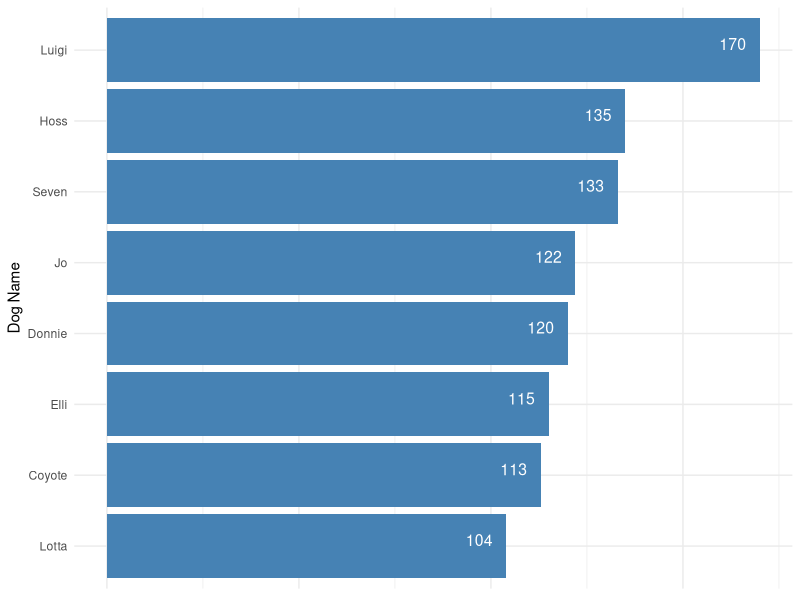
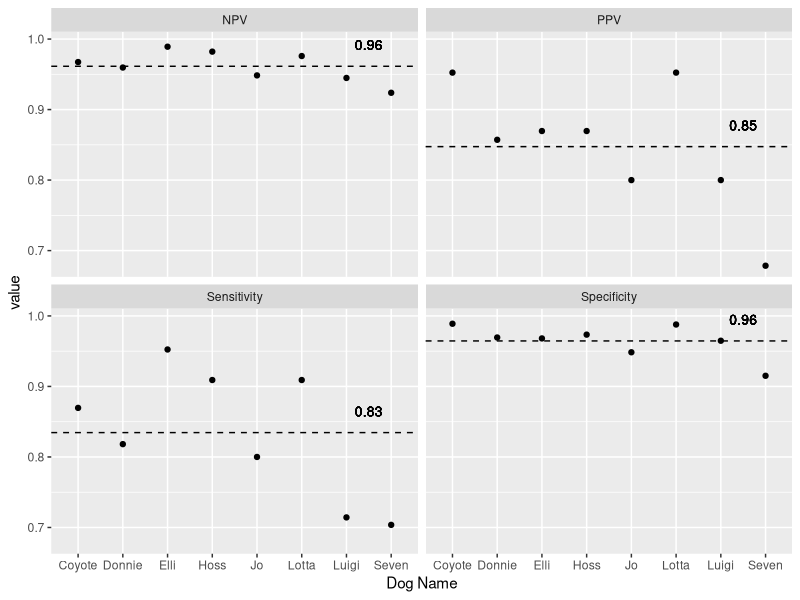
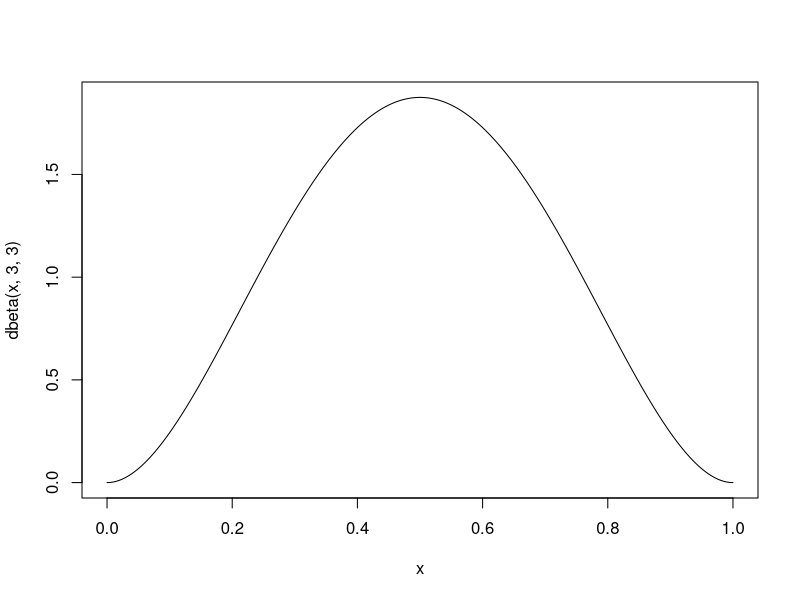

Here is the R script that generated these plots, in order:
## ---- chunk 1
library(data.table); library(tidyverse); library(kableExtra)

dat = fread("data/data_file_4.csv")
## ---- chunk 2
dat %>% select(-c(starts_with("logit_"), 
                  sens, spec, ppv, npv)) %>%
  arrange(dog_name) %>% 
  knitr::kable() %>%
  kableExtra::kable_styling(bootstrap_options =
                              c("striped", "hover", "condensed"),
                            full_width = F)

## ---- chunk 3
barplot_dat = dat %>% select(dog_name, Total) %>% 
  arrange(desc(Total)) %>% 
  mutate(dog_name = fct_reorder(dog_name, -desc(Total))) 

# plotting data
ggplot(barplot_dat, aes(x = dog_name, y = Total)) +
  geom_bar(stat = 'identity', fill = 'steelblue') +
  geom_text(aes(label=Total), vjust = 0, hjust = 1.5, 
            color = "white", size = 4) +
  theme_minimal() +
  labs(x = "Dog Name") +
  coord_flip() +
  theme(axis.title.x = element_blank(),
        axis.text.x = element_blank(),
        axis.ticks.x = element_blank())

## ---- chunk 4
plot_dat = dat %>% select(dog_name, sens, spec, ppv, npv) %>% 
  pivot_longer(cols = c(sens, spec, ppv, npv)) %>% 
  group_by(name) %>% 
  mutate(mean_val = mean(value)) %>% 
  ungroup() %>% 
  mutate(name = case_when(name == "sens" ~ "Sensitivity",
                          name == "spec" ~ "Specificity",
                          name == "ppv" ~ "PPV",
                          name == "npv" ~ "NPV"))

ggplot(plot_dat) +
  geom_point(aes(x = dog_name, y = value)) +
  geom_hline(aes(yintercept = mean_val), linetype = 'dashed') +
  geom_text(aes(x = 7.5, y = mean_val + .03, label = round(mean_val, 2)), 
            color = "black", size = 3.5) +
  facet_wrap(~ name, nrow = 2, ncol = 2, scales = "fixed") +
  labs(x = "Dog Name")
## ---- chunk 5
x = seq(0,1, by = .001)
plot(x, dbeta(x, 3, 3), type = 'l')
